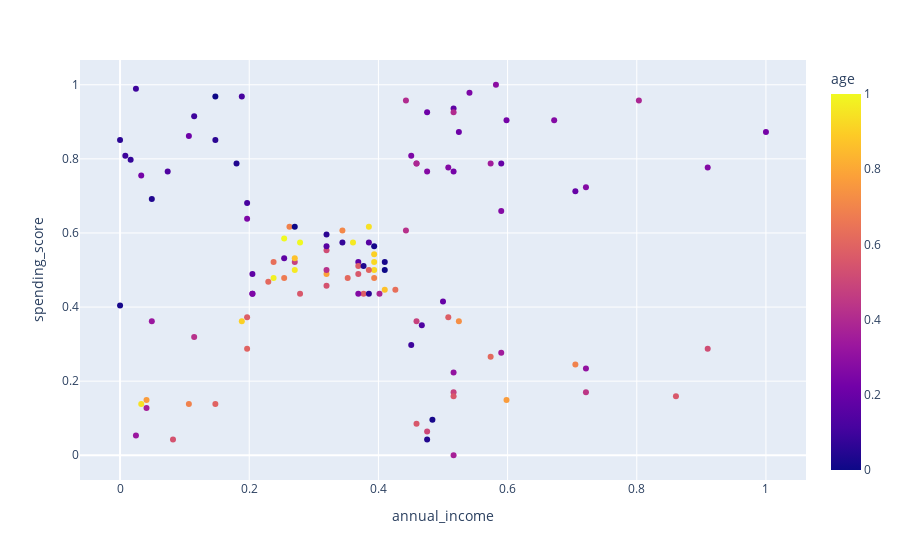

The notebook cell saved with this chart:
### Code cell
fig = px.scatter(X_scaled, x="annual_income", y="spending_score",color="age")
fig.show()
